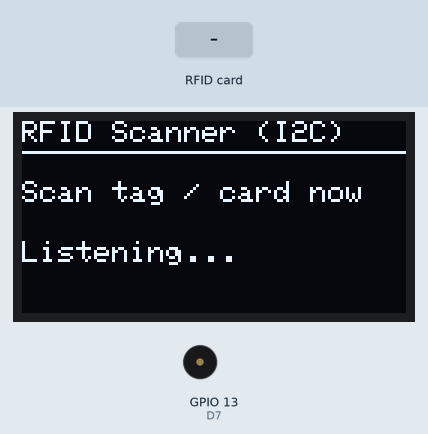
Bench run of a sketch on a simulated ESP32. Parts: 128×64 one-colour display, buzzer (waves = sounding). Inputs (shaded band) come from the test bench. What the sketch prints to the serial monitor is not drawn.

Above: at 2.8 s.
2.9 s: RFID card 5E 7A 19 C4 held to the reader
At 3.7 s:
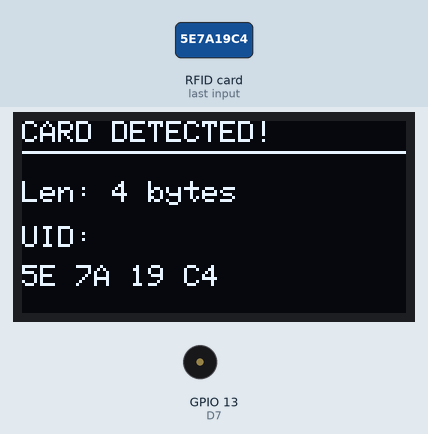
5.9 s: RFID card 5E 7A 19 C4 held to the reader
At 6.01 s:
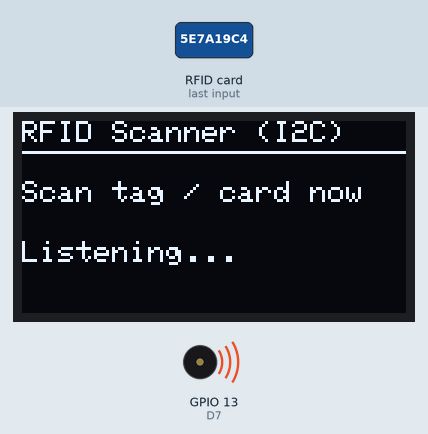
Timing chart, 0 to 8.9 s (numbered marks = the images above; inputs shaded):
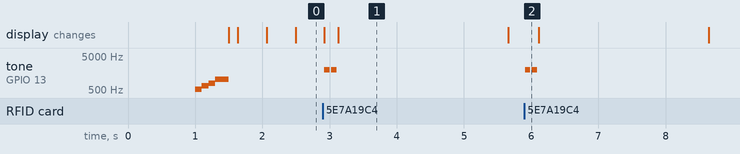

Measured:
- after the input at 2.9 s, tone on GPIO 13 (D7): alternates 2000 Hz for 0.08 s and silent for 0.02 s, 4 changes in all, then stays silent, starting at once; the display: first differs from a run without the input after 0.23 s (image 1)
- after the input at 5.9 s, tone on GPIO 13 (D7): alternates 2000 Hz for 0.08 s and silent for 0.02 s, 4 changes in all, then stays silent, starting at once
- what the display in image 1 shows lasts 2.6 s, from 3.1 s to 5.7 s

The sketch:

RFID_PN532_Test.ino
```cpp
#include <Wire.h>
#include <Adafruit_GFX.h>
#include <Adafruit_SSD1306.h>
#include <Adafruit_PN532.h>

#define SCREEN_WIDTH 128
#define SCREEN_HEIGHT 64
#define OLED_RESET -1

// Define custom pins with fallbacks for safety
#ifndef D5
#define D5 14 // OLED SDA (GPIO14)
#endif
#ifndef D6
#define D6 12 // OLED SCL (GPIO12)
#endif
#ifndef D1
#define D1 5  // PN532 IRQ (GPIO5)
#endif
#ifndef D2
#define D2 4  // PN532 RESET (GPIO4)
#endif
#ifndef D7
#define D7 13 // Buzzer (GPIO13)
#endif

#define OLED_SDA D5
#define OLED_SCL D6
#define PN532_IRQ D1
#define PN532_RESET D2
#define BUZZER_PIN D7

Adafruit_SSD1306 display(SCREEN_WIDTH, SCREEN_HEIGHT, &Wire, OLED_RESET);
Adafruit_PN532 nfc(PN532_IRQ, PN532_RESET);

bool nfcDetected = false;

void showMessage(const char* title, const char* msg1, const char* msg2 = "") {
  display.clearDisplay();

  // Draw header line
  display.setTextSize(1);
  display.setTextColor(SSD1306_WHITE);
  display.setCursor(0, 0);
  display.println(title);
  display.drawLine(0, 10, SCREEN_WIDTH - 1, 10, SSD1306_WHITE);

  // Draw body message
  display.setCursor(0, 18);
  display.setTextSize(1);
  display.println(msg1);
  if (msg2 && msg2[0] != '\0') {
    display.setCursor(0, 32);
    display.println(msg2);
  }

  display.display();
}

void playBootSound() {
  tone(BUZZER_PIN, 523, 100); delay(100); // C5
  tone(BUZZER_PIN, 659, 100); delay(100); // E5
  tone(BUZZER_PIN, 784, 100); delay(100); // G5
  tone(BUZZER_PIN, 1047, 200); delay(200); // C6
  noTone(BUZZER_PIN);
}

void playScanSound() {
  tone(BUZZER_PIN, 2000, 80); delay(100);
  tone(BUZZER_PIN, 2000, 80); delay(80);
  noTone(BUZZER_PIN);
}

void setup() {
  Serial.begin(115200);
  delay(1000);

  pinMode(BUZZER_PIN, OUTPUT);
  playBootSound();
  Serial.println(F("\n=== PN532 & OLED I2C Test Sketch ==="));

  // Initialize shared I2C bus
  Wire.begin(OLED_SDA, OLED_SCL);
  Serial.println(F("I2C bus initialized."));

  // 1. Initialize OLED Display
  if (!display.begin(SSD1306_SWITCHCAPVCC, 0x3C)) {
    Serial.println(F("OLED SSD1306 initialization failed!"));
    for (;;); // Stop execution
  }
  display.clearDisplay();
  display.display();
  Serial.println(F("OLED display initialized."));
  showMessage("NFC RFID Test", "Booting...", "Initializing PN532...");

  // 2. Initialize PN532 NFC Module
  nfc.begin();
  uint32_t versiondata = nfc.getFirmwareVersion();
  if (!versiondata) {
    Serial.println(F("Didn't find PN53x board! Check connection & DIP switches."));
    showMessage("ERROR", "PN532 NOT FOUND!", "Check DIP switches & pins");
    nfcDetected = false;
  } else {
    nfcDetected = true;
    Serial.print(F("Found chip PN5"));
    Serial.println((versiondata >> 24) & 0xFF, HEX);
    Serial.print(F("Firmware ver. "));
    Serial.print((versiondata >> 16) & 0xFF, DEC);
    Serial.print('.');
    Serial.println((versiondata >> 8) & 0xFF, DEC);

    // Configure secure access module to read RFID tags
    nfc.SAMConfig();
    Serial.println(F("PN532 SAM configured. Waiting for RFID card..."));

    char firmwareStr[30];
    snprintf(firmwareStr, sizeof(firmwareStr), "FW Ver: %d.%d", (versiondata >> 16) & 0xFF, (versiondata >> 8) & 0xFF);
    showMessage("PN532 READY", "Waiting for card...", firmwareStr);
  }
}

void loop() {
  if (!nfcDetected) {
    // Retry initialization if not detected at boot
    delay(2000);
    uint32_t versiondata = nfc.getFirmwareVersion();
    if (versiondata) {
      nfcDetected = true;
      nfc.SAMConfig();
      showMessage("PN532 READY", "Waiting for card...", "PN532 Detected!");
      Serial.println(F("PN532 detected dynamically!"));
    }
    return;
  }

  // Scan indicator (blinking text or dot on screen)
  static bool dotState = false;
  dotState = !dotState;

  display.clearDisplay();
  display.setTextSize(1);
  display.setTextColor(SSD1306_WHITE);
  display.setCursor(0, 0);
  display.println(F("RFID Scanner (I2C)"));
  display.drawLine(0, 10, SCREEN_WIDTH - 1, 10, SSD1306_WHITE);

  display.setCursor(0, 20);
  display.println(F("Scan tag / card now"));

  display.setCursor(0, 40);
  display.print(F("Listening"));
  if (dotState) {
    display.print(F("..."));
  }
  display.display();

  // Variables to hold card data
  uint8_t success;
  uint8_t uid[] = { 0, 0, 0, 0, 0, 0, 0 };  // Buffer to store the returned UID
  uint8_t uidLength;                        // Length of the UID (4 or 7 bytes depending on ISO14443A card type)

  // Wait for an ISO14443A type cards (Mifare, etc.).
  // Non-blocking wait: 400 milliseconds timeout
  success = nfc.readPassiveTargetID(PN532_MIFARE_ISO14443A, uid, &uidLength, 400);

  if (success) {
    // Play card scan sound (double beep)
    playScanSound();

    // Card found!
    Serial.println(F("\n--- Card Found! ---"));
    Serial.print(F("UID Length: "));
    Serial.print(uidLength, DEC);
    Serial.println(F(" bytes"));

    Serial.print(F("UID Value: "));
    nfc.PrintHex(uid, uidLength);

    // Display on OLED
    display.clearDisplay();
    display.setCursor(0, 0);
    display.println(F("CARD DETECTED!"));
    display.drawLine(0, 10, SCREEN_WIDTH - 1, 10, SSD1306_WHITE);

    // Format UID as String
    char uidStr[30] = "";
    char temp[8];
    for (uint8_t i = 0; i < uidLength; i++) {
      snprintf(temp, sizeof(temp), "%02X ", uid[i]);
      strcat(uidStr, temp);
    }

    display.setCursor(0, 20);
    display.print(F("Len: "));
    display.print(uidLength);
    display.println(F(" bytes"));

    display.setCursor(0, 35);
    display.println(F("UID:"));
    display.setCursor(0, 48);
    display.println(uidStr);
    display.display();

    // Keep showing tag details for 2.5 seconds
    delay(2500);
  }
}
```
